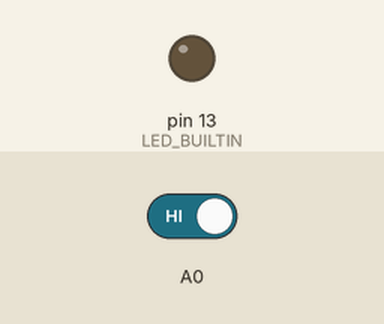
Simulated run of this sketch. Board: Arduino Uno, built with avr-gcc and run on an emulated ATmega328P. On the bench: output pins drawn as LEDs (lit = HIGH). The test bench sets the inputs (shaded band); at power-on: A0 HIGH.

Above: at 1.2 s.
1.3 s: A0 driven LOW
At 1.7 s:
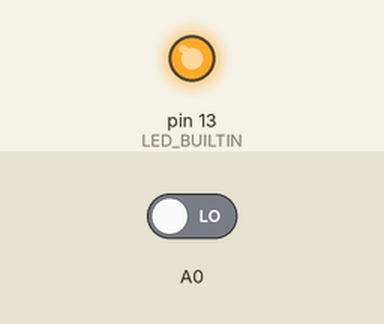
2.8 s: A0 driven HIGH
At 4.5 s:
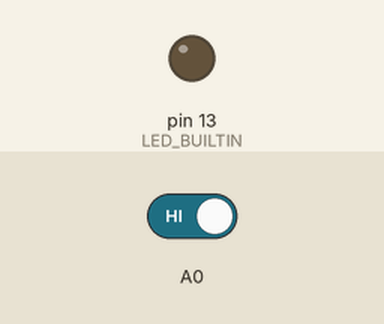
Timing chart, 0 to 6.0 s (numbered marks = the images above; inputs shaded):
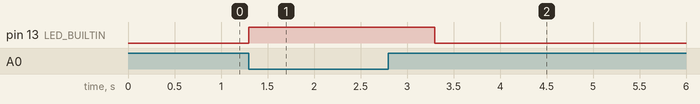

Measured:
- after the input at 1.3 s, pin 13 (LED_BUILTIN): LOW → HIGH at once
- after the input at 2.8 s, pin 13 (LED_BUILTIN): HIGH → LOW after 0.50 s

The sketch:

switch_modules.ino
```cpp
/* A simple example which uses the Elegoo shock switch module,
   mercury switch module, tilt switch module and knock switch module
   to blink an LED when they change. A 10k Ohm Pull-Up resistor needs
   to be connected from your switches output to +5V. See Lesson 5
   of the Elegoo 37 Kit Tutorial for the wiring as well as the lecture.
 */

void setup() {
  pinMode(A0,INPUT);
  pinMode(LED_BUILTIN,OUTPUT);
}

void loop() {
  if(digitalRead(A0)==0) {
    digitalWrite(LED_BUILTIN,1);
    Serial.println(1,DEC);
    delay(1000);
  } else {
    digitalWrite(LED_BUILTIN,0);
  }
}
```
